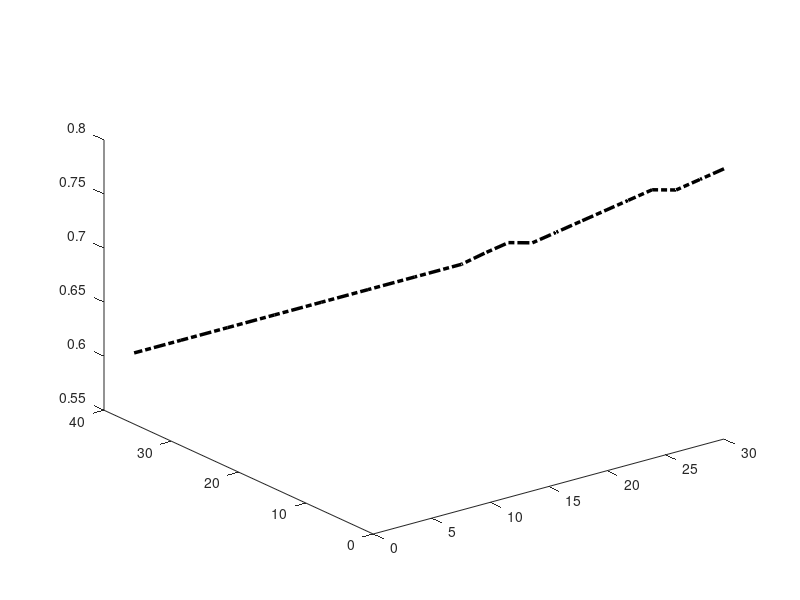

This chart was generated by the following MATLAB code: (Note: this script raises an error after producing the figure.)
clc;
clear;
x = [];
y = [];
z = [];

init = [30 0 0.8];
goal = [0 39 0.6];
path = [
   30.0000         0    0.8000
   30.0000    3.5600    0.7800
   30.0000    7.1200    0.7600
   30.0000   10.6800    0.7500
   30.0000   14.2400    0.7300
   30.0000   17.8000    0.7100
   30.0000   21.3600    0.6900
   30.0000   24.9100    0.6700
   30.0000   28.4700    0.6500
   30.0000   32.0300    0.6400
   30.0000   35.5900    0.6200
   30.0000   39.0000    0.6000
   26.0000   39.0000    0.6000
   22.0000   39.0000    0.6000
   18.0000   39.0000    0.6000
   18.0000   39.0000    0.6000
   14.0000   39.0000    0.6000
   10.0000   39.0000    0.6000
    6.0000   39.0000    0.6000
    2.0000   39.0000    0.6000];

plot3(init(1), init(2), init(3), '-o','Color','b','MarkerSize',10,'MarkerFaceColor','b')
plot3(goal(1), goal(2), goal(3),'-o','Color','g','MarkerSize',10,'MarkerFaceColor','g')
plot3(path(:,1), path(:,2), path(:,3), '-.k','LineWidth', 2.5);
           

d_FT = 0.47;
for i = 6
    d_AB = i/10;
    for theta = 1:1:90
        for psi =1:1:90
            fc = is_forceclosure(theta, psi, d_AB, 0, 0);
            collision = is_thumb_collision(theta, psi, d_AB, d_FT);
            answer(psi, theta) = fc;
            if collision==1
                answer(psi, theta) = 0;
                cobs(psi,theta) = 1;
            end
        end         
    end
    [rowInd,colInd]=ind2sub(size(answer),find(answer));
    [cobs_rowInd,cobs_colInd]=ind2sub(size(cobs),find(cobs));
    x = [x; rowInd];
    y = [y; colInd];
    z = [z; (i/10)*ones(length(rowInd),1)];
    if i < 2
        k = boundary(rowInd, colInd, 0.8);
        cobs_k = boundary(cobs_rowInd, cobs_colInd, 0.8);
    elseif i < 6
        k = boundary(rowInd, colInd, 0.7);
        cobs_k = boundary(cobs_rowInd, cobs_colInd, 0.7);
    elseif i == 6
        k = boundary(rowInd, colInd, 0.5);
        cobs_k = boundary(cobs_rowInd, cobs_colInd, 0.5);
    elseif i > 6
        k = boundary(rowInd, colInd, 0.8);
        cobs_k = boundary(cobs_rowInd, cobs_colInd, 0.8);
    end
    hold on;
    plot3(colInd(k),rowInd(k), (i/10)*ones(length(k), 1), 'Color', '#EDB120', 'LineWidth', 1.5);
    lh = plot3(cobs_colInd(cobs_k),cobs_rowInd(cobs_k), (i/10)*ones(length(cobs_k), 1), 'Color', 'r', 'LineWidth', 1.5);
    lh.Color=[1,0,0,0.2];
    axis([0 90 0 90 0.1 0.9])

end
P = [x,y,z];
k = boundary(P,1);
trisurf(k,P(:,2),P(:,1),P(:,3), 'FaceColor', [0.5, 0.5, 0.5], 'FaceAlpha',0.2, 'EdgeColor', 'none', 'LineWidth', 0.1)
view(0,90)       
